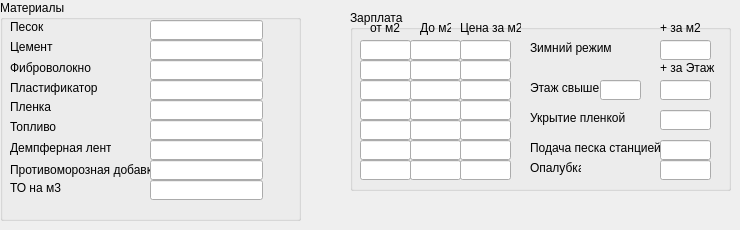
    <widget class="QWidget" name="material_price">
     <attribute name="title">
      <string>Цены на материал</string>
     </attribute>
     <widget class="QGroupBox" name="materials_Box">
      <property name="geometry">
       <rect>
        <x>0</x>
        <y>0</y>
        <width>301</width>
        <height>221</height>
       </rect>
      </property>
      <property name="title">
       <string>Материалы</string>
      </property>
      <widget class="QLineEdit" name="damper_price">
       <property name="geometry">
        <rect>
         <x>150</x>
         <y>140</y>
         <width>113</width>
         <height>20</height>
        </rect>
       </property>
      </widget>
      <widget class="QLabel" name="label_fuel">
       <property name="geometry">
        <rect>
         <x>10</x>
         <y>120</y>
         <width>47</width>
         <height>13</height>
        </rect>
       </property>
       <property name="text">
        <string>Топливо</string>
       </property>
      </widget>
      <widget class="QLineEdit" name="cement_price">
       <property name="geometry">
        <rect>
         <x>150</x>
         <y>40</y>
         <width>113</width>
         <height>20</height>
        </rect>
       </property>
      </widget>
      <widget class="QLabel" name="label_film">
       <property name="geometry">
        <rect>
         <x>10</x>
         <y>100</y>
         <width>47</width>
         <height>13</height>
        </rect>
       </property>
       <property name="text">
        <string>Пленка</string>
       </property>
      </widget>
      <widget class="QLineEdit" name="Fiberglass_price">
       <property name="geometry">
        <rect>
         <x>150</x>
         <y>60</y>
         <width>113</width>
         <height>20</height>
        </rect>
       </property>
      </widget>
      <widget class="QLabel" name="label_Plasticizer">
       <property name="geometry">
        <rect>
         <x>10</x>
         <y>80</y>
         <width>91</width>
         <height>16</height>
        </rect>
       </property>
       <property name="text">
        <string>Пластификатор</string>
       </property>
      </widget>
      <widget class="QLineEdit" name="Plasticizer_price">
       <property name="geometry">
        <rect>
         <x>150</x>
         <y>80</y>
         <width>113</width>
         <height>20</height>
        </rect>
       </property>
      </widget>
      <widget class="QLineEdit" name="film_price">
       <property name="geometry">
        <rect>
         <x>150</x>
         <y>100</y>
         <width>113</width>
         <height>20</height>
        </rect>
       </property>
      </widget>
      <widget class="QLineEdit" name="sand_price">
       <property name="geometry">
        <rect>
         <x>150</x>
         <y>20</y>
         <width>113</width>
         <height>20</height>
        </rect>
       </property>
      </widget>
      <widget class="QLineEdit" name="fuel_price">
       <property name="geometry">
        <rect>
         <x>150</x>
         <y>120</y>
         <width>113</width>
         <height>20</height>
        </rect>
       </property>
      </widget>
      <widget class="QLabel" name="label_damper">
       <property name="geometry">
        <rect>
         <x>10</x>
         <y>140</y>
         <width>101</width>
         <height>16</height>
        </rect>
       </property>
       <property name="text">
        <string>Демпферная лента</string>
       </property>
      </widget>
      <widget class="QLabel" name="label_Fiberglass">
       <property name="geometry">
        <rect>
         <x>10</x>
         <y>60</y>
         <width>81</width>
         <height>16</height>
        </rect>
       </property>
       <property name="text">
        <string>Фиброволокно</string>
       </property>
      </widget>
      <widget class="QLabel" name="label_sand">
       <property name="geometry">
        <rect>
         <x>10</x>
         <y>20</y>
         <width>47</width>
         <height>13</height>
        </rect>
       </property>
       <property name="text">
        <string>Песок</string>
       </property>
      </widget>
      <widget class="QLabel" name="label_cement">
       <property name="geometry">
        <rect>
         <x>10</x>
         <y>40</y>
         <width>47</width>
         <height>13</height>
        </rect>
       </property>
       <property name="text">
        <string>Цемент</string>
       </property>
      </widget>
      <widget class="QLabel" name="label_antifreeze_additive">
       <property name="geometry">
        <rect>
         <x>10</x>
         <y>160</y>
         <width>141</width>
         <height>20</height>
        </rect>
       </property>
       <property name="font">
        <font>
         <kerning>true</kerning>
        </font>
       </property>
       <property name="tabletTracking">
        <bool>false</bool>
       </property>
       <property name="text">
        <string>&lt;html&gt;&lt;head/&gt;&lt;body&gt;&lt;p&gt;Противоморозная добавка&lt;/p&gt;&lt;/body&gt;&lt;/html&gt;</string>
       </property>
      </widget>
      <widget class="QLineEdit" name="antifreeze_additive_price">
       <property name="geometry">
        <rect>
         <x>150</x>
         <y>160</y>
         <width>113</width>
         <height>20</height>
        </rect>
       </property>
      </widget>
      <widget class="QLineEdit" name="maintenance_price">
       <property name="geometry">
        <rect>
         <x>150</x>
         <y>180</y>
         <width>113</width>
         <height>20</height>
        </rect>
       </property>
      </widget>
      <widget class="QLabel" name="label_maintenance">
       <property name="geometry">
        <rect>
         <x>10</x>
         <y>180</y>
         <width>101</width>
         <height>16</height>
        </rect>
       </property>
       <property name="text">
        <string>ТО на м3</string>
       </property>
      </widget>
     </widget>
     <widget class="QGroupBox" name="salary_Box">
      <property name="geometry">
       <rect>
        <x>350</x>
        <y>10</y>
        <width>381</width>
        <height>181</height>
       </rect>
      </property>
      <property name="title">
       <string>Зарплата</string>
      </property>
      <widget class="QLabel" name="label_price_per_m2">
       <property name="geometry">
        <rect>
         <x>110</x>
         <y>10</y>
         <width>61</width>
         <height>16</height>
        </rect>
       </property>
       <property name="text">
        <string>Цена за м2</string>
       </property>
      </widget>
      <widget class="QLabel" name="label_of_m2">
       <property name="geometry">
        <rect>
         <x>20</x>
         <y>10</y>
         <width>31</width>
         <height>16</height>
        </rect>
       </property>
       <property name="text">
        <string>от м2</string>
       </property>
      </widget>
      <widget class="QLabel" name="label_to_m2">
       <property name="geometry">
        <rect>
         <x>70</x>
         <y>10</y>
         <width>31</width>
         <height>16</height>
        </rect>
       </property>
       <property name="text">
        <string>До м2</string>
       </property>
      </widget>
      <widget class="QLineEdit" name="to_m2_2">
       <property name="geometry">
        <rect>
         <x>60</x>
         <y>50</y>
         <width>51</width>
         <height>20</height>
        </rect>
       </property>
      </widget>
      <widget class="QLineEdit" name="price_per_m2_1">
       <property name="geometry">
        <rect>
         <x>110</x>
         <y>30</y>
         <width>51</width>
         <height>20</height>
        </rect>
       </property>
      </widget>
      <widget class="QLineEdit" name="price_per_m2_2">
       <property name="geometry">
        <rect>
         <x>110</x>
         <y>50</y>
         <width>51</width>
         <height>20</height>
        </rect>
       </property>
      </widget>
      <widget class="QLineEdit" name="to_m2_1">
       <property name="geometry">
        <rect>
         <x>60</x>
         <y>30</y>
         <width>51</width>
         <height>20</height>
        </rect>
       </property>
      </widget>
      <widget class="QLineEdit" name="of_m2_2">
       <property name="geometry">
        <rect>
         <x>10</x>
         <y>50</y>
         <width>51</width>
         <height>20</height>
        </rect>
       </property>
      </widget>
      <widget class="QLineEdit" name="of_m2_1">
       <property name="geometry">
        <rect>
         <x>10</x>
         <y>30</y>
         <width>51</width>
         <height>20</height>
        </rect>
       </property>
      </widget>
      <widget class="QLineEdit" name="to_m2_4">
       <property name="geometry">
        <rect>
         <x>60</x>
         <y>90</y>
         <width>51</width>
         <height>20</height>
        </rect>
       </property>
      </widget>
      <widget class="QLineEdit" name="of_m2_3">
       <property name="geometry">
        <rect>
         <x>10</x>
         <y>70</y>
         <width>51</width>
         <height>20</height>
        </rect>
       </property>
      </widget>
      <widget class="QLineEdit" name="price_per_m2_3">
       <property name="geometry">
        <rect>
         <x>110</x>
         <y>70</y>
         <width>51</width>
         <height>20</height>
        </rect>
       </property>
      </widget>
      <widget class="QLineEdit" name="of_m2_4">
       <property name="geometry">
        <rect>
         <x>10</x>
         <y>90</y>
         <width>51</width>
         <height>20</height>
        </rect>
       </property>
      </widget>
      <widget class="QLineEdit" name="price_per_m2_4">
       <property name="geometry">
        <rect>
         <x>110</x>
         <y>90</y>
         <width>51</width>
         <height>20</height>
        </rect>
       </property>
      </widget>
      <widget class="QLineEdit" name="to_m2_3">
       <property name="geometry">
        <rect>
         <x>60</x>
         <y>70</y>
         <width>51</width>
         <height>20</height>
        </rect>
       </property>
      </widget>
      <widget class="QLineEdit" name="to_m2_6">
       <property name="geometry">
        <rect>
         <x>60</x>
         <y>130</y>
         <width>51</width>
         <height>20</height>
        </rect>
       </property>
      </widget>
      <widget class="QLineEdit" name="of_m2_5">
       <property name="geometry">
        <rect>
         <x>10</x>
         <y>110</y>
         <width>51</width>
         <height>20</height>
        </rect>
       </property>
      </widget>
      <widget class="QLineEdit" name="price_per_m2_5">
       <property name="geometry">
        <rect>
         <x>110</x>
         <y>110</y>
         <width>51</width>
         <height>20</height>
        </rect>
       </property>
      </widget>
      <widget class="QLineEdit" name="of_m2_6">
       <property name="geometry">
        <rect>
         <x>10</x>
         <y>130</y>
         <width>51</width>
         <height>20</height>
        </rect>
       </property>
      </widget>
      <widget class="QLineEdit" name="price_per_m2_6">
       <property name="geometry">
        <rect>
         <x>110</x>
         <y>130</y>
         <width>51</width>
         <height>20</height>
        </rect>
       </property>
      </widget>
      <widget class="QLineEdit" name="to_m2_5">
       <property name="geometry">
        <rect>
         <x>60</x>
         <y>110</y>
         <width>51</width>
         <height>20</height>
        </rect>
       </property>
      </widget>
      <widget class="QLineEdit" name="of_m2_7">
       <property name="geometry">
        <rect>
         <x>10</x>
         <y>150</y>
         <width>51</width>
         <height>20</height>
        </rect>
       </property>
      </widget>
      <widget class="QLineEdit" name="price_per_m2_7">
       <property name="geometry">
        <rect>
         <x>110</x>
         <y>150</y>
         <width>51</width>
         <height>20</height>
        </rect>
       </property>
      </widget>
      <widget class="QLineEdit" name="to_m2_7">
       <property name="geometry">
        <rect>
         <x>60</x>
         <y>150</y>
         <width>51</width>
         <height>20</height>
        </rect>
       </property>
      </widget>
      <widget class="QLabel" name="label_Winter_mode">
       <property name="geometry">
        <rect>
         <x>180</x>
         <y>30</y>
         <width>81</width>
         <height>16</height>
        </rect>
       </property>
       <property name="text">
        <string>Зимний режим</string>
       </property>
      </widget>
      <widget class="QLineEdit" name="increase_per_m2_Winter_mode">
       <property name="geometry">
        <rect>
         <x>310</x>
         <y>30</y>
         <width>51</width>
         <height>20</height>
        </rect>
       </property>
      </widget>
      <widget class="QLabel" name="label_floor_above">
       <property name="geometry">
        <rect>
         <x>180</x>
         <y>70</y>
         <width>71</width>
         <height>16</height>
        </rect>
       </property>
       <property name="text">
        <string>Этаж свыше</string>
       </property>
      </widget>
      <widget class="QLineEdit" name="floor_above">
       <property name="geometry">
        <rect>
         <x>250</x>
         <y>70</y>
         <width>41</width>
         <height>20</height>
        </rect>
       </property>
      </widget>
      <widget class="QLineEdit" name="increase_per_floor">
       <property name="geometry">
        <rect>
         <x>310</x>
         <y>70</y>
         <width>51</width>
         <height>20</height>
        </rect>
       </property>
      </widget>
      <widget class="QLabel" name="label_increase_per_m2_Winter_mode">
       <property name="geometry">
        <rect>
         <x>310</x>
         <y>10</y>
         <width>41</width>
         <height>16</height>
        </rect>
       </property>
       <property name="text">
        <string>+ за м2</string>
       </property>
      </widget>
      <widget class="QLabel" name="label_increase_per_floor">
       <property name="geometry">
        <rect>
         <x>310</x>
         <y>50</y>
         <width>61</width>
         <height>16</height>
        </rect>
       </property>
       <property name="text">
        <string>+ за Этаж</string>
       </property>
      </widget>
      <widget class="QLabel" name="label_prise_cover_with_film">
       <property name="geometry">
        <rect>
         <x>180</x>
         <y>100</y>
         <width>111</width>
         <height>16</height>
        </rect>
       </property>
       <property name="text">
        <string>Укрытие пленкой</string>
       </property>
      </widget>
      <widget class="QLineEdit" name="prise_cover_with_film">
       <property name="geometry">
        <rect>
         <x>310</x>
         <y>100</y>
         <width>51</width>
         <height>20</height>
        </rect>
       </property>
      </widget>
      <widget class="QLabel" name="label_prise_serve_by_station">
       <property name="geometry">
        <rect>
         <x>180</x>
         <y>130</y>
         <width>131</width>
         <height>16</height>
        </rect>
       </property>
       <property name="text">
        <string>Подача песка станцией</string>
       </property>
      </widget>
      <widget class="QLineEdit" name="prise_serve_by_station">
       <property name="geometry">
        <rect>
         <x>310</x>
         <y>130</y>
         <width>51</width>
         <height>20</height>
        </rect>
       </property>
      </widget>
      <widget class="QLineEdit" name="formwork_price">
       <property name="geometry">
        <rect>
         <x>310</x>
         <y>150</y>
         <width>51</width>
         <height>20</height>
        </rect>
       </property>
      </widget>
      <widget class="QLabel" name="label_formwork_price">
       <property name="geometry">
        <rect>
         <x>180</x>
         <y>150</y>
         <width>51</width>
         <height>16</height>
        </rect>
       </property>
       <property name="text">
        <string>Опалубка</string>
       </property>
      </widget>
     </widget>
    </widget>
